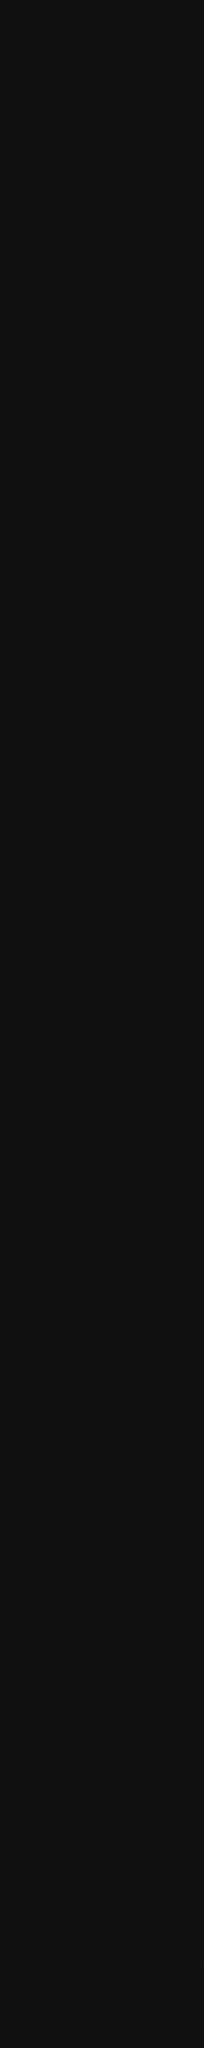

The image is a tile-based game level rendered from a .tmx file. Its description and source (layers, tilesets, objects; grid data summarised) follow:
An orthogonal 30x300 tile map with 32x32 px tiles, 1 tile layer (Calque de Tuiles 1) and 12 objects (9x enemy1, 3x enemy2).

<map version="1.10" tiledversion="1.11.0" orientation="orthogonal" renderorder="right-down" width="30" height="300" tilewidth="32" tileheight="32" infinite="0" nextlayerid="3" nextobjectid="19">
 <tileset firstgid="1" source="black.tsx" />
 <layer id="1" name="Calque de Tuiles 1" width="30" height="300">
  <data>[9000 cells, 9000 non-empty, 64 distinct tile ids]</data>
 </layer>
 <objectgroup id="2" name="Objects">
  <object id="1" name="enemy2" x="260" y="7556">
   <point />
  </object>
  <object id="2" name="enemy1" x="304" y="4420">
   <point />
  </object>
  <object id="8" name="enemy1" x="644" y="8656">
   <point />
  </object>
  <object id="9" name="enemy1" x="636" y="5868">
   <point />
  </object>
  <object id="10" name="enemy1" x="676" y="5320">
   <point />
  </object>
  <object id="11" name="enemy1" x="496" y="6624">
   <point />
  </object>
  <object id="13" name="enemy1" x="396" y="3196">
   <point />
  </object>
  <object id="14" name="enemy1" x="436" y="1168">
   <point />
  </object>
  <object id="15" name="enemy1" x="656" y="408">
   <point />
  </object>
  <object id="16" name="enemy1" x="316" y="2032">
   <point />
  </object>
  <object id="17" name="enemy2" x="764" y="3608">
   <point />
  </object>
  <object id="18" name="enemy2" x="768" y="1456">
   <point />
  </object>
 </objectgroup>
</map>
